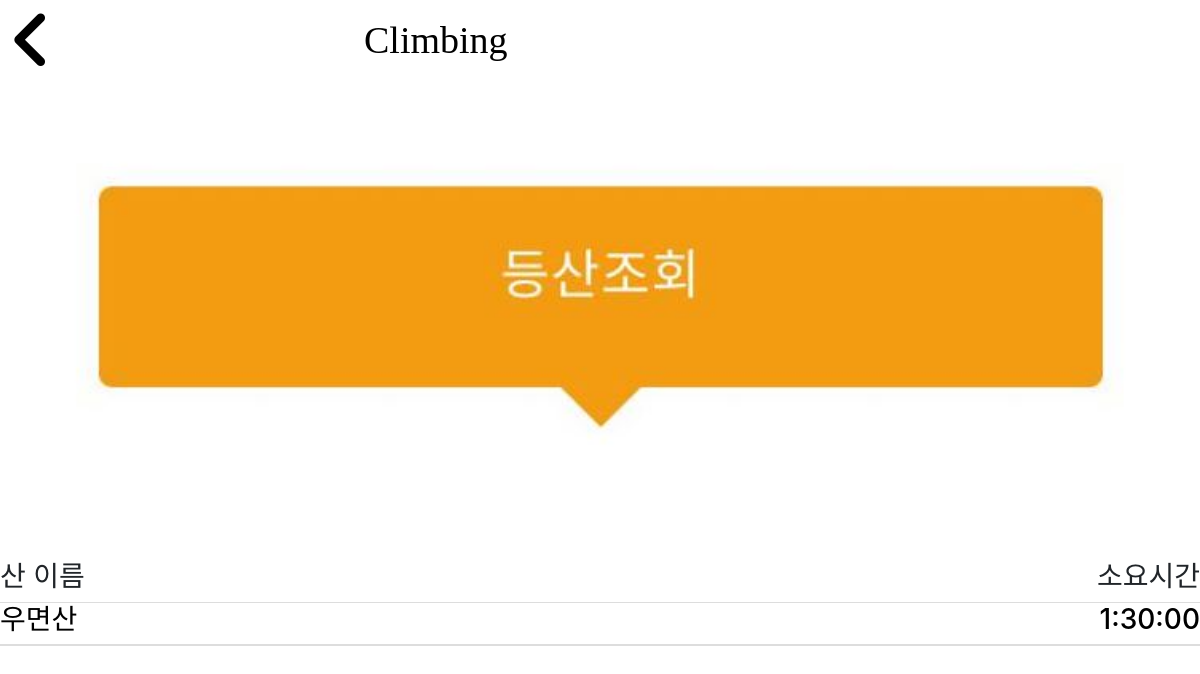
The page /mylist/ (signed in) on the database as committed earlier.
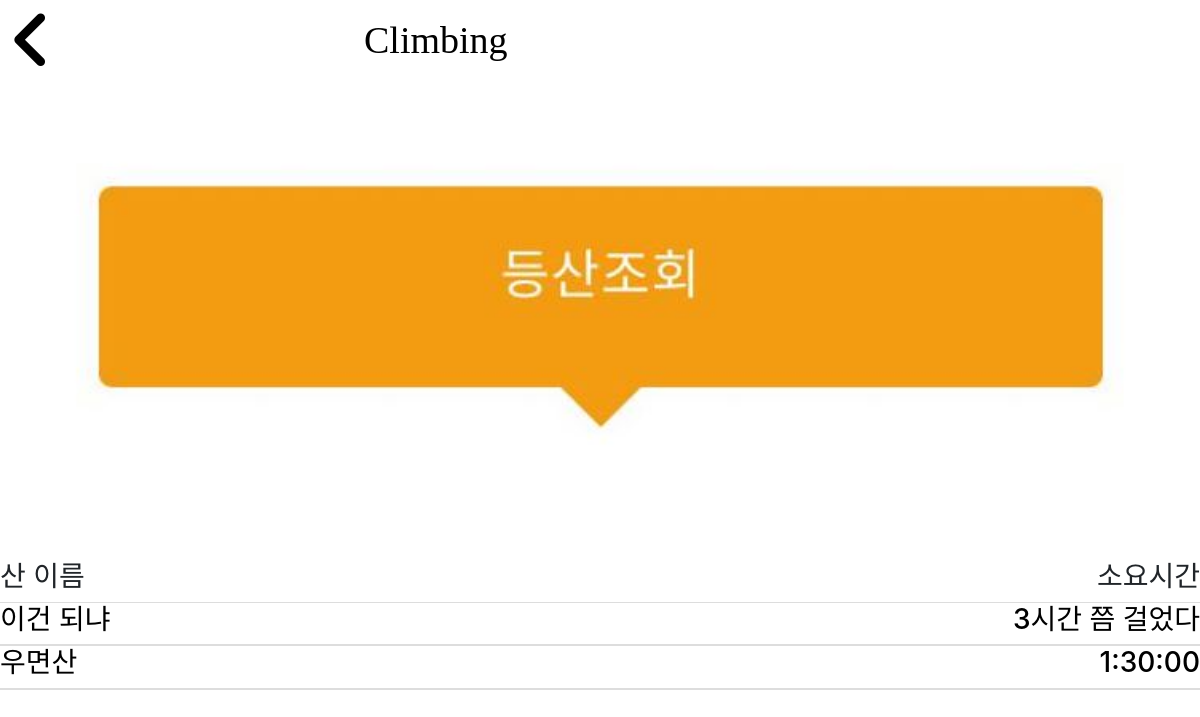
The same page on the database as committed later.
### climbing/models.py (models this page shows)
class MyList(models.Model):
    m_name = models.CharField(max_length=20)
    course = models.CharField(max_length=20, null=True)
    time = models.CharField(max_length=10)
    date = models.DateTimeField(auto_now_add=True)
    score = models.IntegerField(default=1)
    user_id = models.ForeignKey(Account, on_delete=models.CASCADE, default=1)

### climbing/views.py (the view)
# urls.py: path('mylist/', views.mylist_main, name='mylist_main'),
def mylist_main(request):
    now_id = Account.objects.get(username=request.user.get_username()).id
    mylist = MyList.objects.filter(user_id=now_id).order_by('-date')
    context = {
        'mylist': mylist
    }
    return render(request, 'mylist_main.html', context)

### climbing/templates/mylist_main.html (shortened to what this page needs)
<html>
<head>
    <link rel="stylesheet" href="https://stackpath.bootstrapcdn.com/bootstrap/4.4.1/css/bootstrap.min.css"
>
    <link rel="stylesheet" href="../static/css/mylist_main.css">
</head>
<body>
	<div class="container-box">
        <div class="header">
            <span><i class='fas fa-angle-left' onclick="goBack()"
                    style='font-size:70px; float:left; color:black; inline-block;line-height:80px;'></i></span>
            <h1 class="logo">Climbing</h1>
        </div>
    </div>
	<div class="grid1">
	<div class="image"  style="background-image:url('../static/img/view.jpg');
	"></div>
	</div>
	<div id="content-area">
		<div class="grid">
    			<div class="left"><h3>산 이름</h3></div>
    			<div class="right"><h3>소요시간</h3></div>
    	</div>
        {% for list in mylist %}
            <div class="grid">
                <a href="{% url 'mylist_detail' pk=list.pk %}">
                    <div class="grid">
                        <div class="left"><h3>{{ list.m_name }}</h3></div>
                        <div class="right"><h3>{{ list.time }}</h3></div>
                    </div>
                </a>
            </div>
        {% endfor %}
	</div>
</body>
</html>

Rows that differ between the two databases and show on the page:
added MyList: m_name "이건 되냐", time "3시간 쯤 걸었다"
